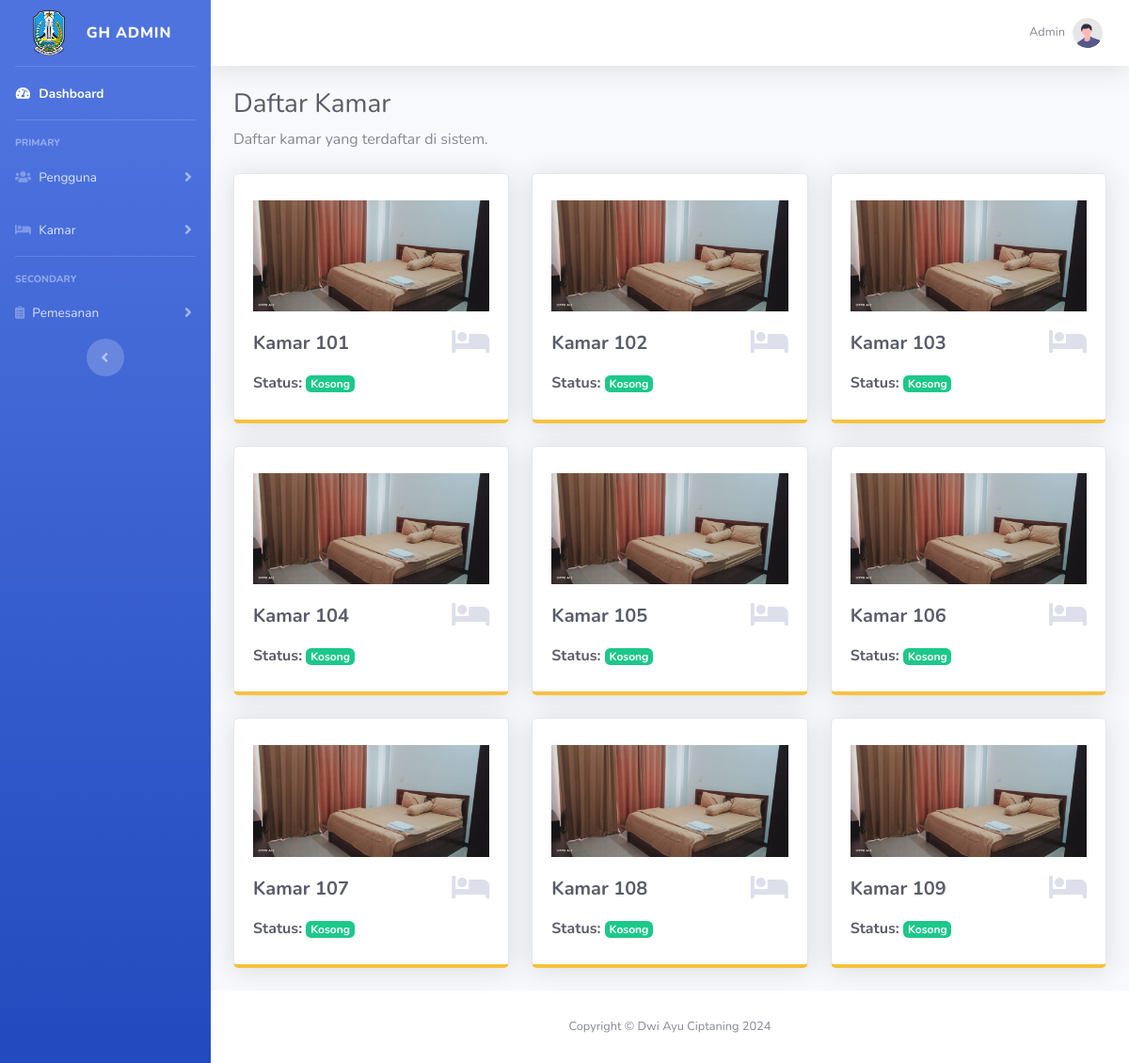
The page /kamar.php (signed in) on the database its author committed.
### tables this page shows
CREATE TABLE `rooms` (
  `id` int(11) NOT NULL,
  `room_number` int(11) DEFAULT NULL,
  `harga` int(10) NOT NULL,
  `status` varchar(20) DEFAULT 'available'
);

### kamar.php (the view, shortened to what this page needs)
<?php
    include 'functions/koneksi.php';
    $query_kamar = mysqli_query($conn, "SELECT * FROM rooms");
    $query_hasil_kamar = mysqli_fetch_all($query_kamar, MYSQLI_ASSOC);
?>
<!DOCTYPE html>
<html lang="en">
<head>
    <link href="assets/admin/vendor/fontawesome-free/css/all.min.css" rel="stylesheet" type="text/css">
    <link href="assets/admin/css/sb-admin-2.min.css" rel="stylesheet">
    <link href="assets/admin/vendor/datatables/dataTables.bootstrap4.min.css" rel="stylesheet">
</head>
<body id="page-top">
    <div id="wrapper">
    <?php
        if($_SESSION['role'] == 'admin'){
        ?>
        <ul class="navbar-nav bg-gradient-primary sidebar sidebar-dark accordion" id="accordionSidebar">
            <a class="sidebar-brand d-flex align-items-center justify-content-center" href="index.php">
                <img src="assets/admin/img/pppbulutuban.png" alt="" width="50px">
                <div class="sidebar-brand-text mx-3">GH Admin</div>
            </a>
            <hr class="sidebar-divider my-0">
            <li class="nav-item active">
                <a class="nav-link" href="dashboard.php">
                    <i class="fas fa-fw fa-tachometer-alt"></i>
                    <span>Dashboard</span></a>
            </li>
            <hr class="sidebar-divider">
            <div class="sidebar-heading">
                Primary
            </div>
            <li class="nav-item">
                <a class="nav-link collapsed" href="#" data-toggle="collapse" data-target="#collapseTwo"
                    aria-expanded="true" aria-controls="collapseTwo">
                    <i class="fas fa-users"></i>
                    <span>Pengguna</span>
                </a>
            </li>
            <li class="nav-item">
                <a class="nav-link collapsed" href="#" data-toggle="collapse" data-target="#collapseUtilities"
                    aria-expanded="true" aria-controls="collapseUtilities">
                    <i class="fas fa-bed"></i>
                    <span>Kamar</span>
                </a>
            </li>
            <hr class="sidebar-divider">
            <div class="sidebar-heading">
                Secondary
            </div>
            <li class="nav-item">
                <a class="nav-link collapsed" href="#" data-toggle="collapse" data-target="#collapsePages"
                    aria-expanded="true" aria-controls="collapsePages">
                    <i class="fas fa-clipboard-list"></i>
                    <span>Pemesanan</span>
                </a>
            </li>
            <div class="text-center d-none d-md-inline">
                <button class="rounded-circle border-0" id="sidebarToggle"></button>
            </div>
        </ul>
        <?php
        }
        ?>
        <div id="content-wrapper" class="d-flex flex-column">
            <div id="content">
            <nav class="navbar navbar-expand navbar-light bg-white topbar mb-4 static-top shadow">
                <ul class="navbar-nav ml-auto">
                    <li class="nav-item dropdown no-arrow">
                        <a class="nav-link dropdown-toggle" href="#" id="userDropdown" role="button"
                            data-toggle="dropdown" aria-haspopup="true" aria-expanded="false">
                            <span class="mr-2 d-none d-lg-inline text-gray-600 small"><?= $_SESSION['nama'] ?? 'Guest' ?></span>
                            <img class="img-profile rounded-circle"
                                src="assets/admin/img/undraw_profile.svg">
                        </a>
                    </li>
                </ul>
            </nav>
                <div class="container-fluid">
                    <h1 class="h3 mb-2 text-gray-800">Daftar Kamar</h1>
                    <p class="mb-4">Daftar kamar yang terdaftar di sistem.</p>
                    <div class="row">
                        <?php
                            foreach($query_hasil_kamar as $kamar){
                        ?>
                        <div class="col-xl-4 col-md-6 mb-4">
                            <div class="card border-bottom-warning shadow h-100 py-2">
                                <div class="card-body">
                                    <img src="assets/admin/img/kamar.jpeg" alt="" width="100%" class="mb-3">
                                    <div class="row no-gutters align-items-center">
                                        <div class="col mr-2">
                                            <div class="h5 mb-0 font-weight-bold text-gray-800">Kamar <?= $kamar['room_number'] ?></div>
                                        </div>
                                        <div class="col-auto">
                                            <i class="fas fa-bed fa-2x text-gray-300"></i>
                                        </div>
                                    </div>
                                    <?php
                                    if($kamar['status'] == 'available'){
                                    ?>
                                    <div class="row no-gutters align-items-center mt-3">
                                        <div class="col mr-2">
                                            <div class="h6 mb-0 font-weight-bold text-gray-800">Status: <span class="badge badge-success">Kosong</span></div>
                                        </div>
                                    </div>
                                    <?php
                                    }
                                    ?>
                                </div>
                            </div>
                        </div>
                        <?php
                            }
                        ?>
                    </div>
                </div>
            </div>
            <footer class="sticky-footer bg-white">
                <div class="container my-auto">
                    <div class="copyright text-center my-auto">
                        <span>Copyright &copy; Dwi Ayu Ciptaning 2024</span>
                    </div>
                </div>
            </footer>
        </div>
    </div>
</body>
</html>

### rows shown on the page
rooms: room_number "101", shows "Status:", status "Kosong"
rooms: room_number "102", shows "Status:", status "Kosong"
rooms: room_number "103", shows "Status:", status "Kosong"
rooms: room_number "104", shows "Status:", status "Kosong"
rooms: room_number "105", shows "Status:", status "Kosong"
rooms: room_number "106", shows "Status:", status "Kosong"
rooms: room_number "107", shows "Status:", status "Kosong"
rooms: room_number "108", shows "Status:", status "Kosong"
rooms: room_number "109", shows "Status:", status "Kosong"

### other values the page prints
$_SESSION['nama'] "Admin"
